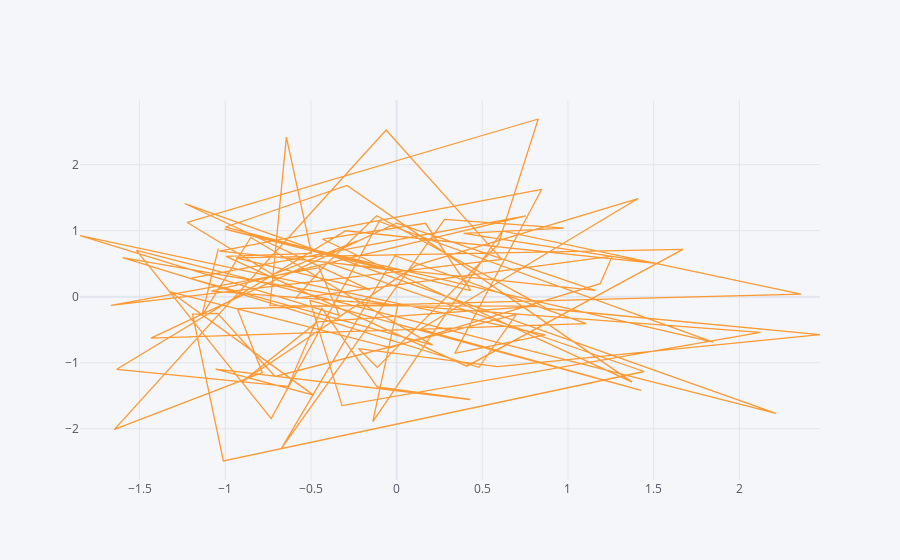

Notebook source saved alongside this figure:
### Code cell
#specify king
data1.iplot(kind='scatter', x='A', y='B')
#This is how it looks by default
